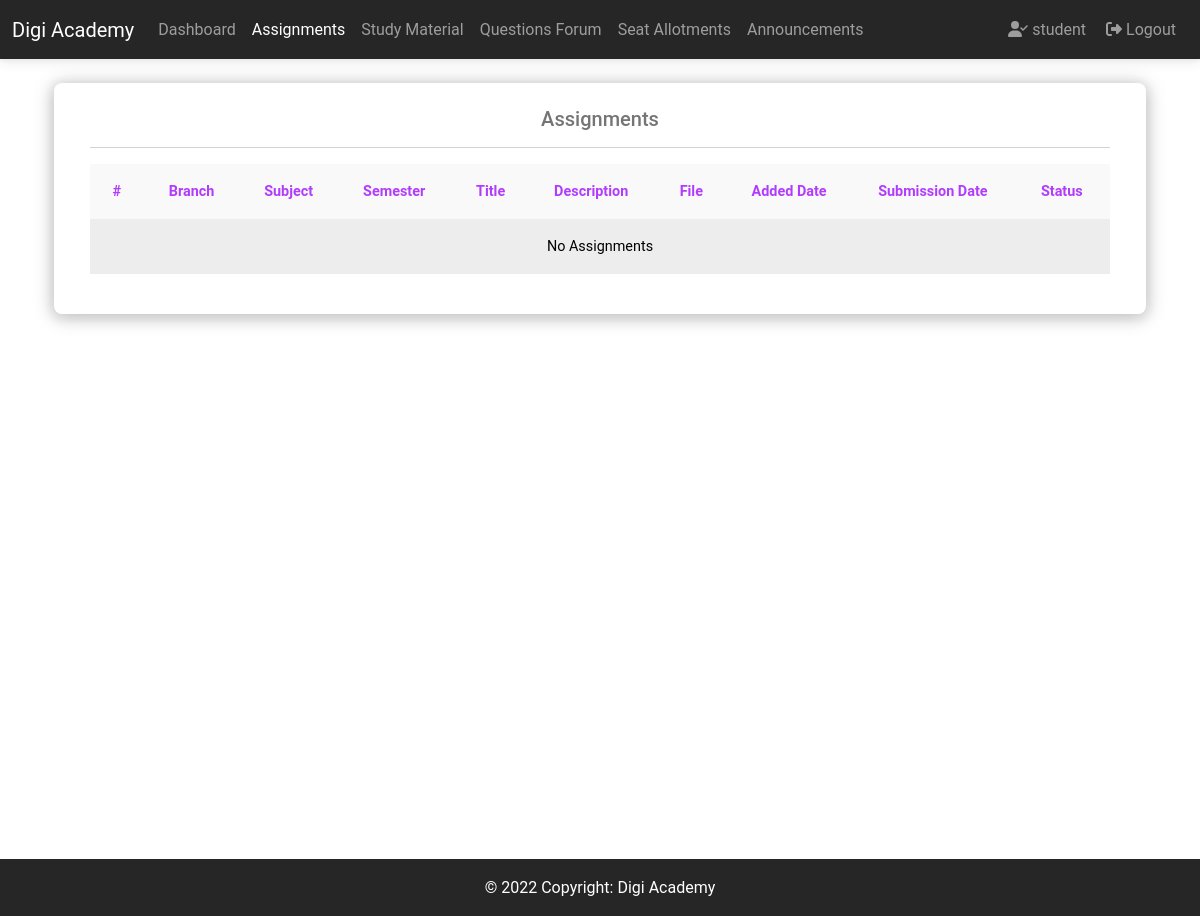
The app's page /sta/s/assignments/ (signed in), older data.
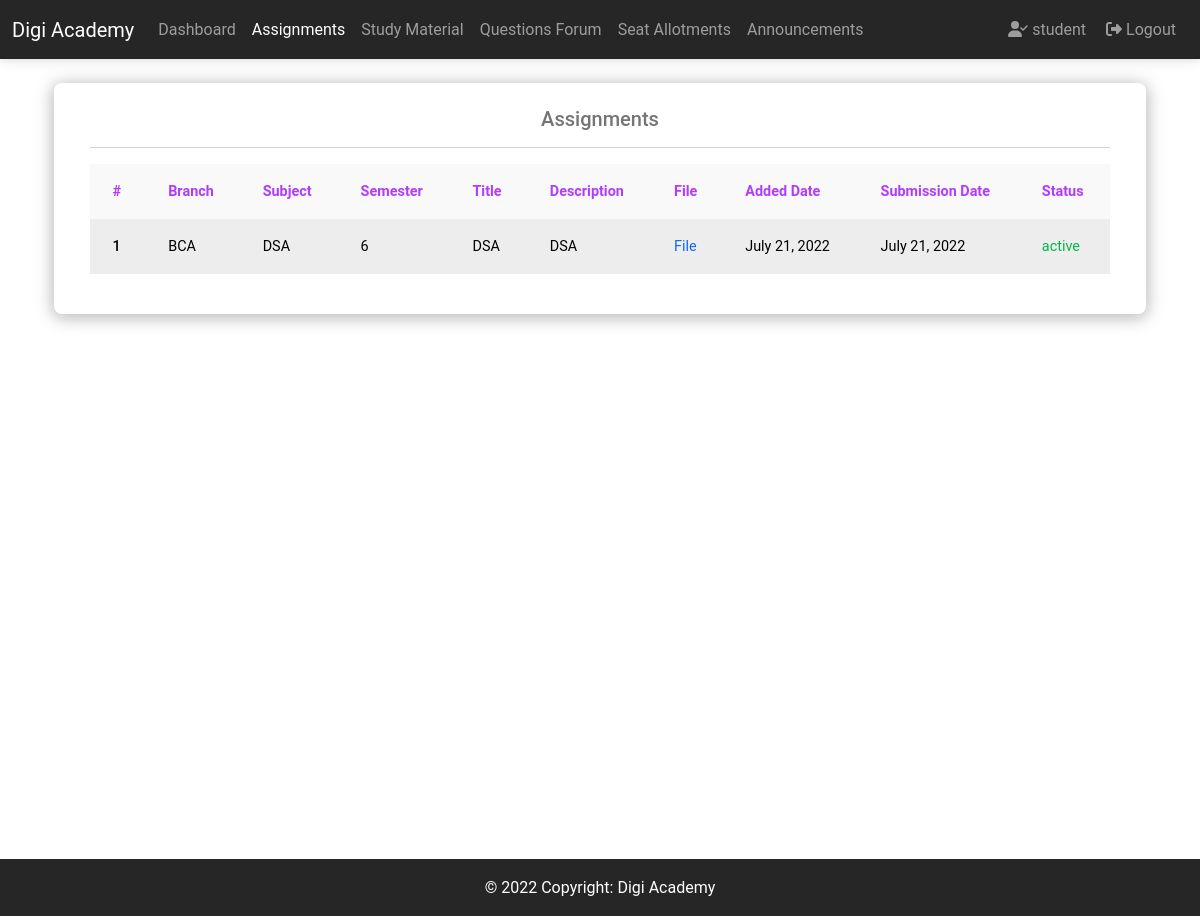
The same page, newer data.
### custom_auth_app/models.py (models this page shows, shortened)
class User(AbstractUser):
    is_teacher = models.BooleanField(_('is_teacher'), default=False)
    is_student = models.BooleanField(_('is_student'), default=False)

### sta/models.py (models this page shows, shortened)
class Assignment(models.Model):
    ASSIGNMENT_STATUS = (
        ('active', 'Active'),
        ('inactive', 'Inactive'),
    )
    teacher = models.ForeignKey(
        User, on_delete=models.CASCADE, related_name='assignments')
    branch = models.CharField(max_length=100)
    semester = models.CharField(max_length=100)
    subject = models.CharField(max_length=100)
    assignment_name = models.CharField(max_length=100)
    assignment_description = models.TextField()
    assignment_file = models.FileField(upload_to=get_upload_to, blank=True, null=True)
    assignment_date = models.DateTimeField(auto_now_add=True)
    assignment_deadline = models.DateTimeField()
    assignment_status = models.CharField(
        max_length=100, choices=ASSIGNMENT_STATUS)
    class Meta:
        ordering = ['-assignment_date']
        verbose_name = 'Assignment'
        verbose_name_plural = 'Assignments'

### sta/views.py (the view)
# urls.py: path('s/assignments/', views.stu_assignments, name='stu_assignments'),
@student_required
def stu_assignments(request):
    user = request.user
    student = Student.objects.get(user=user)
    assignments = Assignment.objects.filter(semester__icontains=student.semester)
    context = {
        'title': 'Student Assignments',
        'navbar_active': 'StuAssignments',
        'assignments': assignments,
    }
    return render(request, 'sta/stu_assignments.html', context)

### sta/templates/sta/stu_assignments.html (shortened to what this page needs)
{% extends "base.html" %}
{% block navbar %}
    {% include "components/navbar.html" %}
{% endblock navbar %}
{% block content %}
    <div class="container height-adjustment">
        <div class="row p-4">
            <div class="card shadow-custom">
                <div class="card-body">
                    <h5 class="text-center text-muted">Assignments</h5>
                    <hr>
                    <div class="table-responsive">
                        <table class="table table-striped table-hover table-borderless table-light border-warning">
                            <thead>
                            <tr class="text-secondary ">
                                <th scope="col" class="fw-bold">#</th>
                                <th scope="col" class="fw-bold">Branch</th>
                                <th scope="col" class="fw-bold">Subject</th>
                                <th scope="col" class="fw-bold">Semester</th>
                                <th scope="col" class="fw-bold">Title</th>
                                <th scope="col" class="fw-bold">Description</th>
                                <th scope="col" class="fw-bold">File</th>
                                <th scope="col" class="fw-bold">Added Date</th>
                                <th scope="col" class="fw-bold">Submission Date</th>
                                <th scope="col" class="fw-bold">Status</th>
                            </tr>
                            </thead>
                            <tbody>
                            {% for a in assignments %}
                                <tr>
                                    <th scope="row">{{ forloop.counter }}</th>
                                    <td>{{ a.branch }}</td>
                                    <td>{{ a.subject }}</td>
                                    <td>{{ a.semester }}</td>
                                    <td>{{ a.assignment_name }}</td>
                                    <td>{{ a.assignment_description }}</td>
                                    <td><a href="{{ a.assignment_file.url }}" target="_blank">File</a></td>
                                    <td>{{ a.assignment_date|date }}</td>
                                    <td>{{ a.assignment_deadline|date }}</td>
                                    <td class="{% if a.assignment_status == 'Active' %}text-success{% else %}text-success{% endif %}">{{ a.assignment_status }}</td>
                                </tr>
                            {% empty %}
                                <tr>
                                    <td colspan="10" class="text-center">No Assignments</td>
                                </tr>
                            {% endfor %}
                            </tbody>
                        </table>
                    </div>
                </div>
            </div>
        </div>
    </div>
{% endblock content %}
{% block footer %}
    {% include "components/footer.html" %}
{% endblock footer %}

### templates/base.html (shortened to what this page needs)
{% load static %}
<!DOCTYPE html>
<html lang="en">
    <head>
        <link href="{% static 'fontawesomefree/css/all.min.css' %}"
              rel="stylesheet"
              type="text/css"/>
        <link href="{% static 'css/mdb.min.css' %}"
              rel="stylesheet"
              type="text/css"/>
        <link rel="stylesheet" href="{% static 'css/styles.css' %}"/>
    </head>
    <body>
        {% block navbar %}
        {% endblock navbar %}
        {% block content %}
        {% endblock content %}
        {% block footer %}
        {% endblock footer %}
    </body>
</html>

### templates/components/navbar.html (shortened to what this page needs)
<nav class="navbar navbar-expand-lg bg-dark navbar-dark ">
    <div class="container-fluid">
        <a class="navbar-brand" href="#">Digi Academy</a>
        <div class="collapse navbar-collapse" id="navbarSupportedContent">
            {% if user.is_authenticated and user.is_student %}
                <ul class="navbar-nav me-auto mb-2 mb-lg-0">
                    <li class="nav-item">
                        <a class="nav-link {% if navbar_active == 'student_dashboard' %}active{% endif %}"
                           href="{% url 'sta:student_dashboard' %}">Dashboard</a>
                    </li>
                    <li class="nav-item">
                        <a class="nav-link {% if navbar_active == 'StuAssignments' %}active{% endif %}"
                           href="{% url 'sta:stu_assignments' %}">Assignments</a>
                    </li>
                    <li class="nav-item">
                        <a class="nav-link {% if navbar_active == 'StuStudyMaterial' %}active{% endif %}"
                           href="{% url 'sta:stu_study_material' %}">Study Material</a>
                    </li>
                    <li class="nav-item">
                        <a class="nav-link {% if navbar_active == 'StuQuestionsForum' %}active{% endif %}"
                           href="{% url 'sta:stu_question_forum' %}">Questions Forum</a>
                    </li>
                    <li class="nav-item">
                        <a class="nav-link {% if navbar_active == 'SeatAllotments' %}active{% endif %}"
                           href="{% url 'sta:seat_allotment' %}">Seat Allotments</a>
                    </li>
                    <li class="nav-item">
                        <a class="nav-link {% if navbar_active == 'StuAnnouncements' %}active{% endif %}"
                           href="{% url 'sta:stu_announcements' %}">Announcements</a>
                    </li>
                </ul>
                <ul class="navbar-nav d-flex flex-row me-1">
                    <li class="nav-item me-3 me-lg-0">
                        <a class="nav-link" href="#"><i class="fa-solid fa-user-check mx-1"></i>{{ request.user.username }}</a>
                    </li>
                    <li class="nav-item me-3 me-lg-0">
                        <a class="nav-link" href="{% url 'custom_auth_app:logout' %}"><i class="fa-solid fa-right-from-bracket mx-1"></i>Logout</a>
                    </li>
                </ul>
            {% endif %}
        </div>
    </div>
</nav>

### templates/components/footer.html (shortened to what this page needs)
<footer class="bg-dark text-center text-white">
    <div class="text-center p-3 bgc">
        © {% now "Y" %} Copyright:
        <a class="text-white" href="#">Digi Academy</a>
    </div>
</footer>

### static/css/styles.css (style rules this page uses)
.shadow-custom { box-shadow: 0 2px 20px 0 rgba(0, 0, 0, .25), 0 3px 10px 5px rgba(0, 0, 0, 0.05) !important; }

### sta/templates/sta/stu_assignments.html (style rules this page uses)
.height-adjustment { min-height: 100vh; }

Row changes from the older to the newer data that the page shows:
added Assignment: branch "BCA", subject "DSA", semester "6", assignment_name "DSA", assignment_description "DSA", assignment_date "July 21, 2022", assignment_deadline "July 21, 2022", assignment_status "active"
Text that changed along with them:
text no longer shown: "No Assignments"
